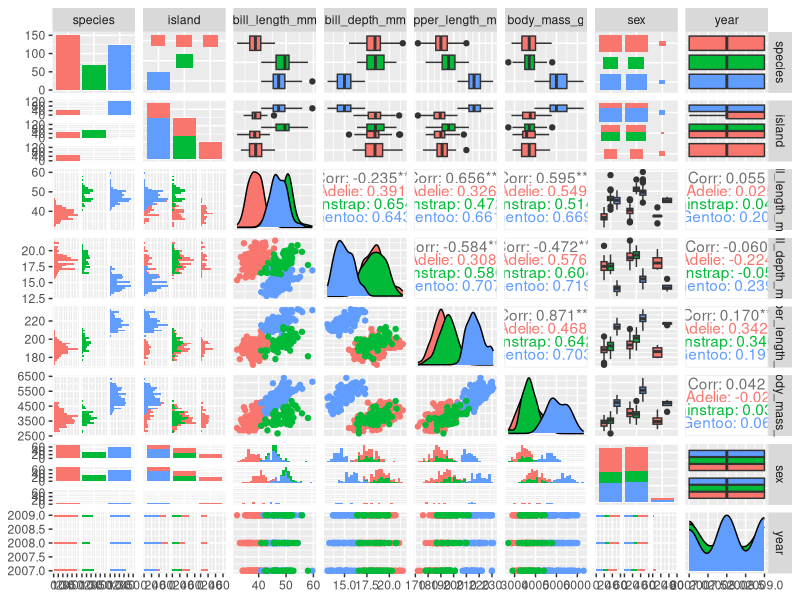

Here is the R script that generated this plot:
## ---- chunk 1
library(tidyverse)
library(palmerpenguins)
library(GGally)

## ---- chunk 2
#Visionado de los datos
glimpse(penguins)
## ---- chunk 3
library(tidyverse)
library(GGally)
library(palmerpenguins)
library(skimr)
## ---- chunk 4
skim(penguins)
## ---- chunk 5
ggpairs(penguins, aes(color = species))
